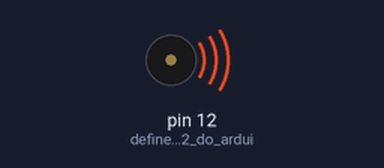
Bench run of a sketch on a simulated Arduino Uno, built with avr-gcc and run on an emulated ATmega328P. Shown: buzzer (waves = sounding).

Above: at 0.4 s.
Timing chart, 0 to 3.0 s (numbered marks = the images above):
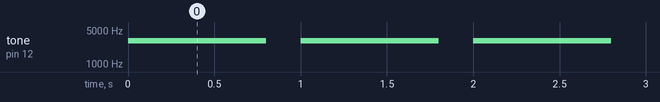

Measured:
- by itself, tone on pin 12 (define_o_pini_12_do_ardui): alternates 2999 Hz for 0.80 s and silent for 0.20 s

The sketch:

Buzzer.ino
```cpp
void setup() {

 pinMode(12,OUTPUT); //define o pini 12 do arduino como saida digital
}

void loop() {
  //play tone
  tone(12,2999,800); //esta linha de toque é usada especialmente para o buzzer
  //o seu funcionamento é: o pino, a frequencia e o tempo de duração em millissegundos
  //delay(ms)
  delay(1000);
}
```
